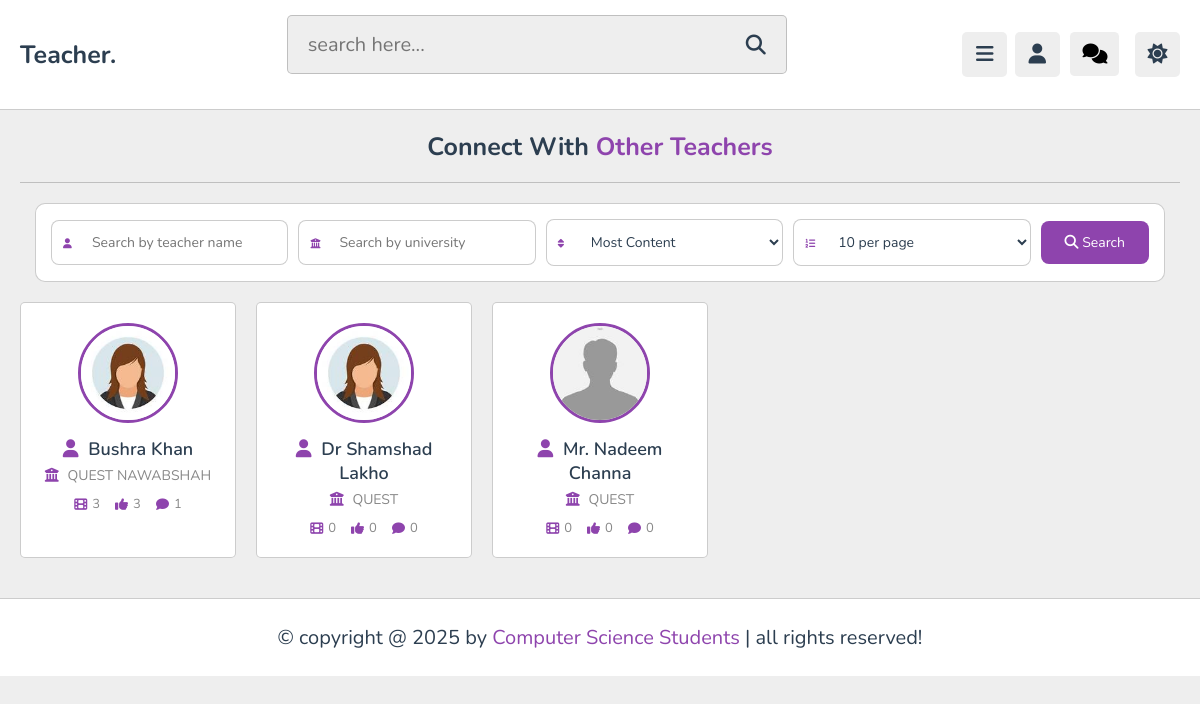
The app's page /admin/other_teacher.php (signed in), older data.
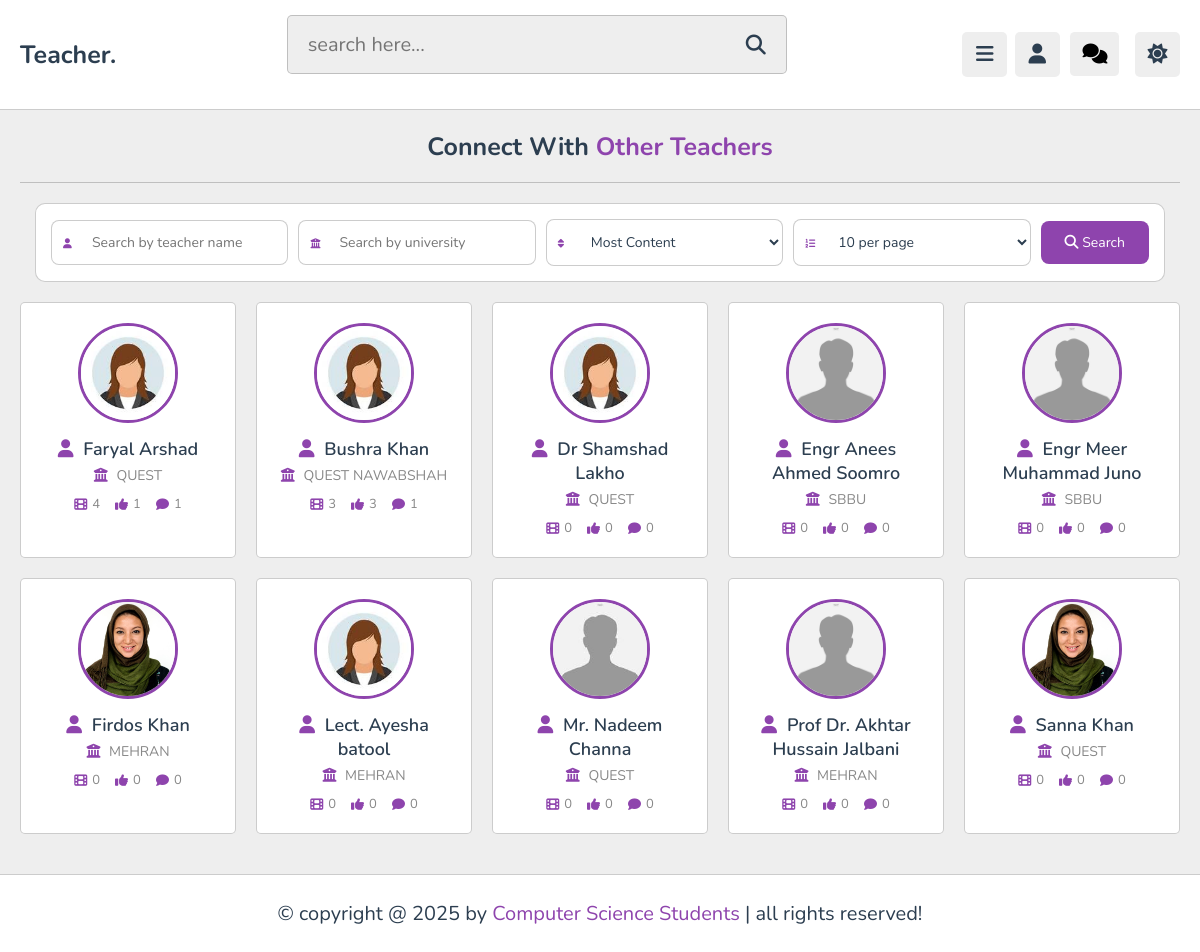
The same page, newer data.
### tables this page shows
CREATE TABLE `tutors` (
  `id` varchar(20) NOT NULL,
  `name` varchar(50) NOT NULL,
  `username` varchar(50) NOT NULL,
  `profession` varchar(50) NOT NULL,
  `email` varchar(50) NOT NULL,
  `password` varchar(50) NOT NULL,
  `image` varchar(100) NOT NULL,
  `gender` varchar(255) DEFAULT NULL,
  `faculty` varchar(255) DEFAULT NULL,
  `batch` varchar(255) DEFAULT NULL,
  `university` varchar(225) DEFAULT NULL,
  `status` enum('Pending','Approved','Rejected') DEFAULT 'Pending',
  `last_active` timestamp NULL DEFAULT NULL,
  `departments` varchar(254) NOT NULL
);

### admin/other_teacher.php (the view, shortened to what the changed rows need)
<?php
include '../components/connect.php';
if(isset($_COOKIE['tutor_id'])){
    $tutor_id = $_COOKIE['tutor_id'];
}else{
    $tutor_id = '';
    header('location:../login1.php');
    exit();
}
$sort = isset($_GET['sort']) ? $_GET['sort'] : 'most_content';
$allowed_limits = [5,10,20,50];
$limit_param = isset($_GET['limit']) && ctype_digit($_GET['limit']) ? (int)$_GET['limit'] : 10;
$limit = in_array($limit_param, $allowed_limits, true) ? $limit_param : 10;
$page = isset($_GET['page']) && ctype_digit($_GET['page']) && (int)$_GET['page'] > 0 ? (int)$_GET['page'] : 1;
$offset = ($page - 1) * $limit;
$where = "WHERE t.id != ? AND t.status = 'Approved'";
$params = [$tutor_id];
if ($sort === 'most_likes') {
    $orderBy = " ORDER BY like_count DESC, content_count DESC, comment_count DESC, t.name ASC";
} elseif ($sort === 'most_comments') {
    $orderBy = " ORDER BY comment_count DESC, content_count DESC, like_count DESC, t.name ASC";
} else {
    $orderBy = " ORDER BY content_count DESC, like_count DESC, comment_count DESC, t.name ASC";
}
$sql = "SELECT t.*,
COALESCE(cstats.content_count,0) AS content_count,
COALESCE(lstats.like_count,0) AS like_count,
COALESCE(cmstats.comment_count,0) AS comment_count
FROM `tutors` t
LEFT JOIN (SELECT tutor_id, COUNT(*) AS content_count FROM `content` GROUP BY tutor_id) cstats ON cstats.tutor_id = t.id
LEFT JOIN (SELECT tutor_id, COUNT(*) AS like_count FROM `likes` GROUP BY tutor_id) lstats ON lstats.tutor_id = t.id
LEFT JOIN (SELECT tutor_id, COUNT(*) AS comment_count FROM `comments` GROUP BY tutor_id) cmstats ON cmstats.tutor_id = t.id
$where
$orderBy
LIMIT $limit OFFSET $offset";
$select_teachers = $conn->prepare($sql);
$select_teachers->execute($params);
$teachers = $select_teachers->fetchAll(PDO::FETCH_ASSOC);
?>
<!DOCTYPE html>
<html lang="en">
<head>
   <link rel="stylesheet" href="https://cdnjs.cloudflare.com/ajax/libs/font-awesome/6.2.0/css/all.min.css">
   <link rel="stylesheet" href="../css/admin_style.css">
</head>
<body>
<section class="teachers-section">
   <h1 class="heading " style="text-align: center;">Connect with <span style="color:var(--main-color);">Other Teachers</span></h1>
   <div class="teachers-grid">
      <?php if(empty($teachers)): ?>
         <p class="empty">No other teachers found!</p>
      <?php else: ?>
         <?php foreach($teachers as $teacher): ?>
            <div class="teacher-card" data-teacher-id="<?= $teacher['id']; ?>"
                 data-teacher-name="<?= $teacher['name']; ?>"
                 data-teacher-email="<?= isset($teacher['email']) ? $teacher['email'] : ''; ?>"
                 data-teacher-university="<?= isset($teacher['university']) ? $teacher['university'] : 'N/A'; ?>"
                 data-teacher-likes="<?= isset($teacher['like_count']) ? (int)$teacher['like_count'] : 0; ?>"
                 data-teacher-comments="<?= isset($teacher['comment_count']) ? (int)$teacher['comment_count'] : 0; ?>"
                 data-teacher-lectures="<?= isset($teacher['content_count']) ? (int)$teacher['content_count'] : 0; ?>">
               <?php if(!empty($teacher['image']) && file_exists('../uploaded_files/' . $teacher['image'])): ?>
                  <img src="../uploaded_files/<?= $teacher['image']; ?>" alt="<?= htmlspecialchars($teacher['name']); ?>" class="teacher-image">
               <?php else: ?>
                  <img src="../images/default-avatar.png" alt="Default Profile" class="teacher-image">
               <?php endif; ?>
               <div class="teacher-name">
                  <i class="fas fa-user"></i> <?= htmlspecialchars($teacher['name']); ?>
               </div>
               <p class="teacher-university">
                  <i class="fas fa-university"></i> <?= strtoupper(htmlspecialchars($teacher['university'])); ?>
               </p>
               <div class="teacher-stats-inline">
                  <span><i class="fas fa-film"></i> <?= (int)$teacher['content_count']; ?></span>
                  <span><i class="fas fa-thumbs-up"></i> <?= (int)$teacher['like_count']; ?></span>
                  <span><i class="fas fa-comment"></i> <?= (int)$teacher['comment_count']; ?></span>
               </div>
            </div>
         <?php endforeach; ?>
      <?php endif; ?>
   </div>
</section>
</body>
</html>

Row changes from the older to the newer data that the page shows:
added tutors: image (picture), name "Faryal Arshad", university "QUEST", content_count "4", like_count "1", comment_count "1"
added tutors: image (picture), name "Engr Anees Ahmed Soomro", university "SBBU", content_count "0", like_count "0", comment_count "0"
added tutors: image (picture), name "Engr Meer Muhammad Juno", university "SBBU", content_count "0", like_count "0", comment_count "0"
added tutors: image (picture), name "Firdos Khan", university "MEHRAN", content_count "0", like_count "0", comment_count "0"
added tutors: image (picture), name "Lect. Ayesha batool", university "MEHRAN", content_count "0", like_count "0", comment_count "0"
added tutors: image (picture), name "Prof Dr. Akhtar Hussain Jalbani", university "MEHRAN", content_count "0", like_count "0", comment_count "0"
added tutors: image (picture), name "Sanna Khan", university "QUEST", content_count "0", like_count "0", comment_count "0"
